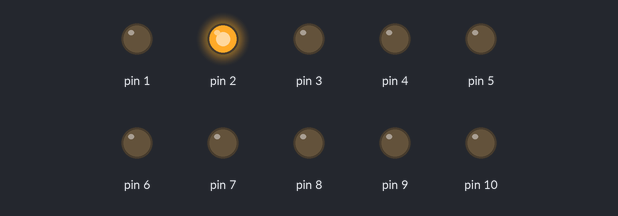
A sketch run on a simulated Arduino Uno, built with avr-gcc and run on an emulated ATmega328P. Parts: output pins drawn as LEDs (lit = HIGH).

Above: at 0.2 s.
At 0.7 s:
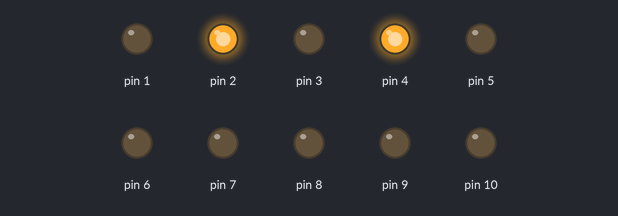
At 1.7 s:
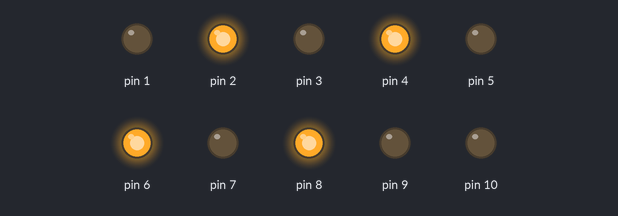
At 3.2 s:
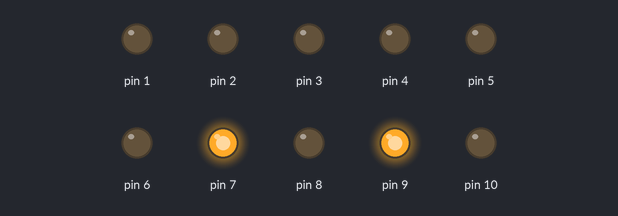
At 4.7 s:
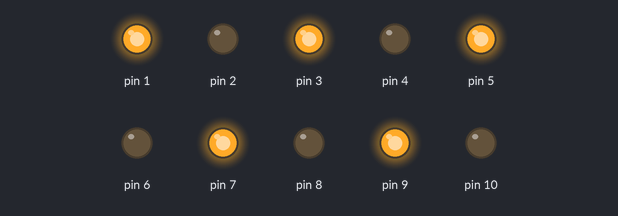
At 6.2 s:
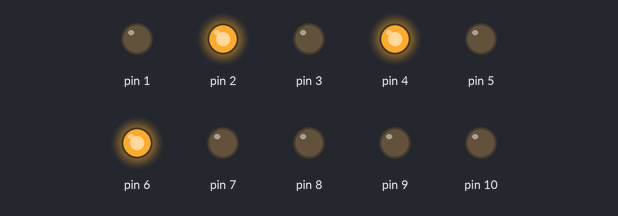
Timing chart, 0 to 6.5 s (numbered marks = the images above):
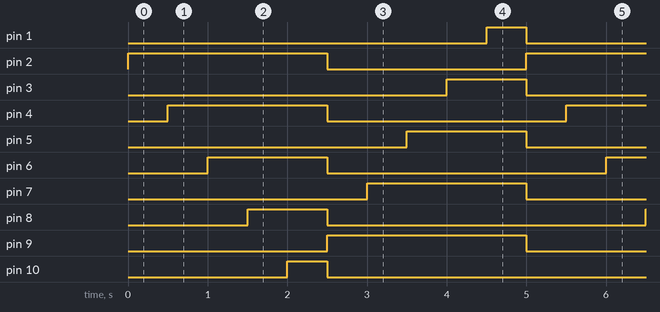

Measured:
- by itself, pin 1, pin 10: alternates HIGH for 0.50 s and LOW for 4.5 s
- by itself, pin 2, pin 9: alternates HIGH for 2.5 s and LOW for 2.5 s
- by itself, pin 3, pin 8: alternates HIGH for 1.0 s and LOW for 4.0 s
- by itself, pin 4, pin 7: alternates HIGH for 2.0 s and LOW for 3.0 s
- by itself, pin 5, pin 6: alternates HIGH for 1.5 s and LOW for 3.5 s

The sketch:

efeitoLed6.ino
```cpp
int i;

void setup() {
  for(i = 1; i <=10; i++){
    pinMode(i,OUTPUT);
  }
}

void loop() {
  liga_par();
  apagaLeds();
  liga_impar();
  apagaLeds();
}

void liga_par()
{
  for(i = 1; i <= 10; i++){
    if(i%2 == 0){
      digitalWrite(i,HIGH);
      delay(500);
    }
  }
}

void apagaLeds()
{
  for(i = 1; i <= 10; i++){
      digitalWrite(i,LOW);
  }
}

void liga_impar()
{
  for(i = 10; i >= 1; i--){
    if(i%2 != 0){
      digitalWrite(i,HIGH);
      delay(500);
    }
  }
}
```
